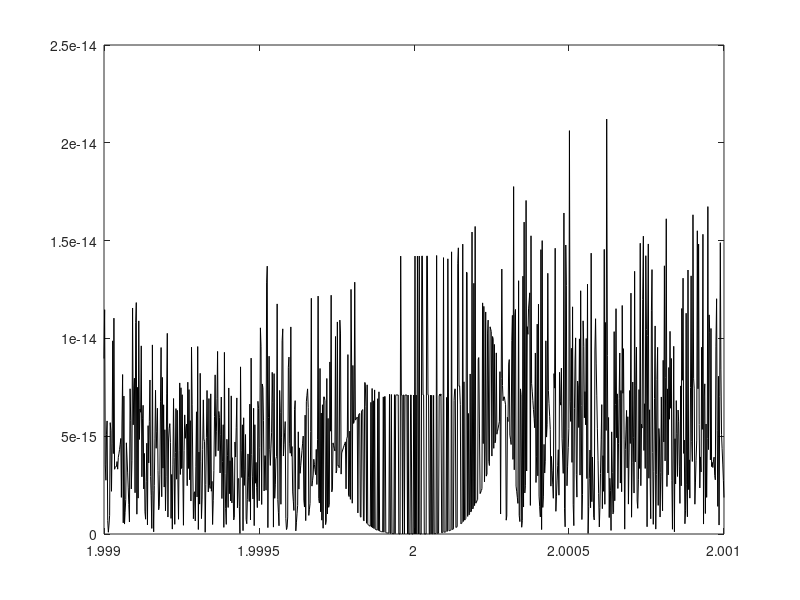

MATLAB code to generate this figure:
clc
clear all
close all

siatka=1000;
d=10.^-3;

x = linspace((2-d),(2+d), siatka);
a = (x-2);

alg1 = a.^4;
alg2 = x.^4 - 8*x.^3 + 24 * x.^2 - 32*x + 16;

%plot(x, alg1, 'green', x, alg2, 'black');

h=d./500;
k=1;

x_k = 2 - d + ( k * h );
a_k  = (x_k - 2);

% error measurment for two algorithms
alg1_k = a_k.^4;
alg2_k = x_k.^4 - 8 * x_k.^3 + 24 * x_k.^2 - 32*x_k + 16;

max_k = single(max( abs ( alg1_k - alg2_k ) ))

plot( x, abs( alg1 - alg2 ), 'black');



